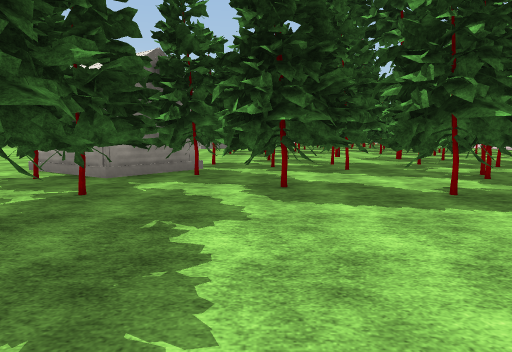
view 1 (above)

24 first-person views from a walk through a scene from a Unity 3-D project. The camera is 1.5 m above the floor, tilts 6° down and sees 70° across. The floor is counted in squares, 2 m on a side. Each view is taken from the middle of a square. On the plan, view 1 faces up. The plan holds only what a view shows up to about 11 squares ahead; the rest is blank. The place goes on beyond the plan. The player character is not drawn. Some surface patterns are stand-ins.

view 2
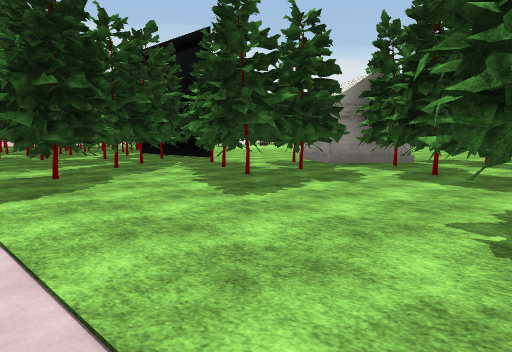

view 3
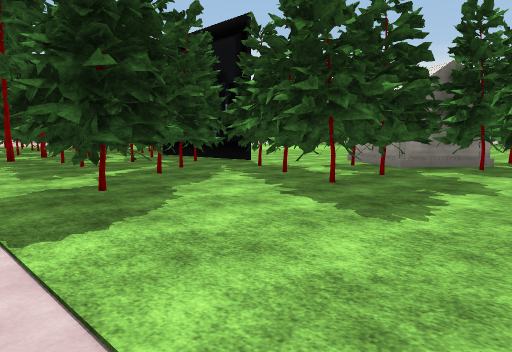

view 4
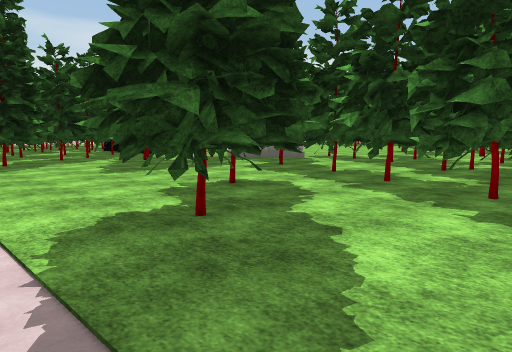

view 5
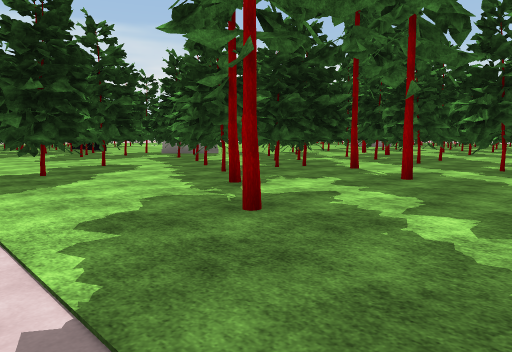

view 6
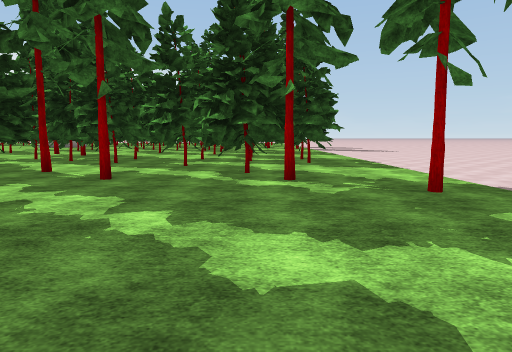

view 7
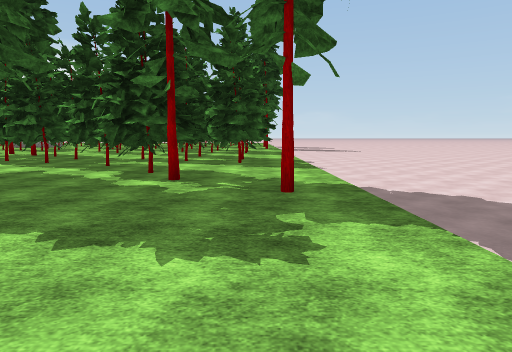

view 8
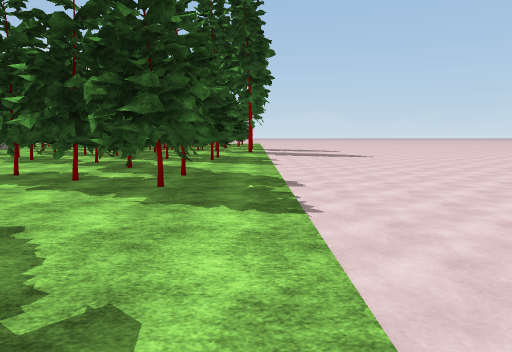

view 9
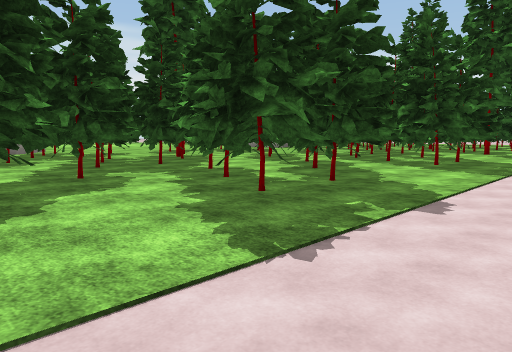

view 10
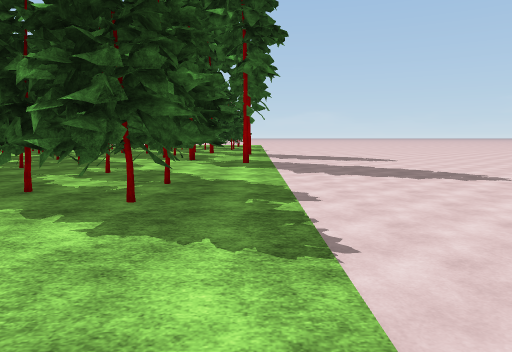

view 11
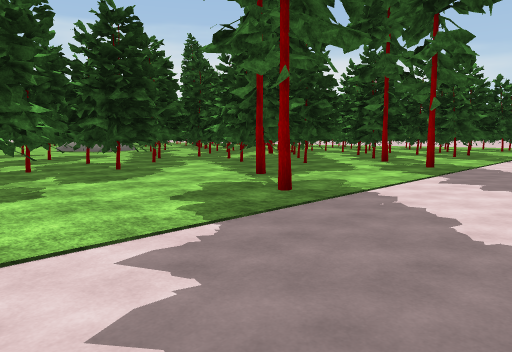

view 12
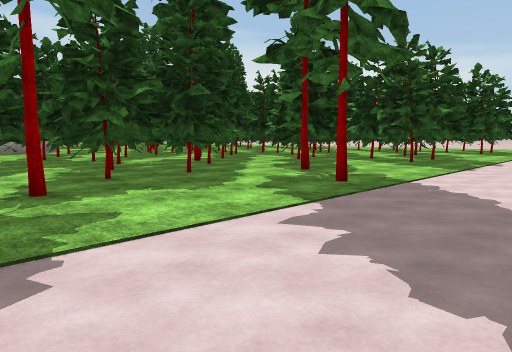

view 13
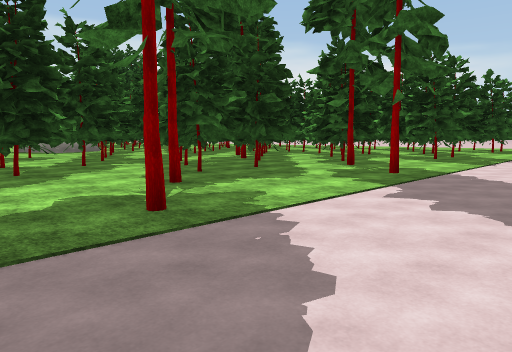

view 14
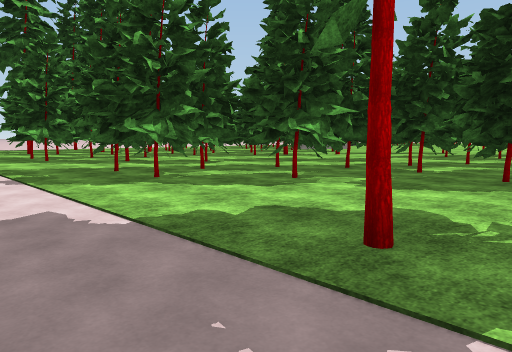

view 15
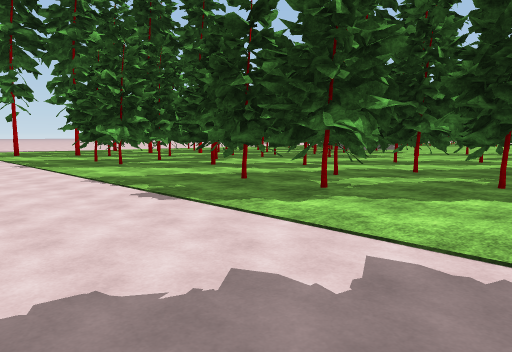

view 16
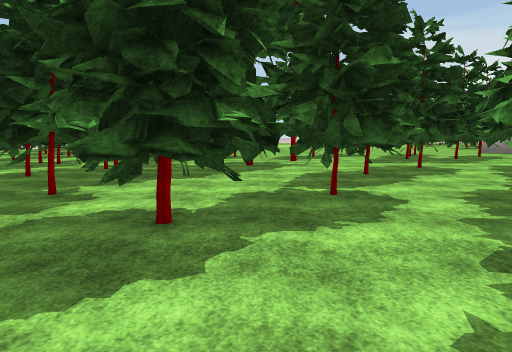

view 17
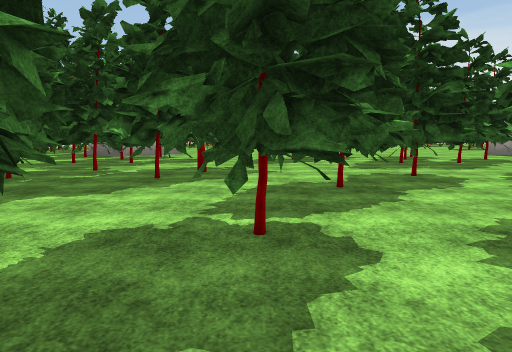

view 18
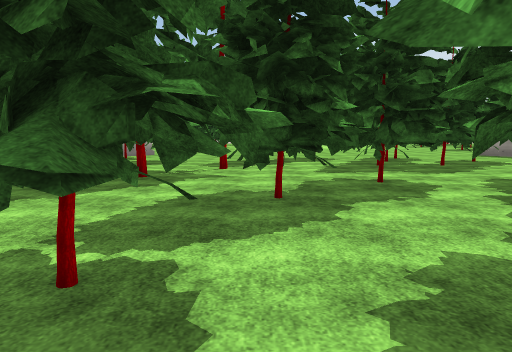

view 19
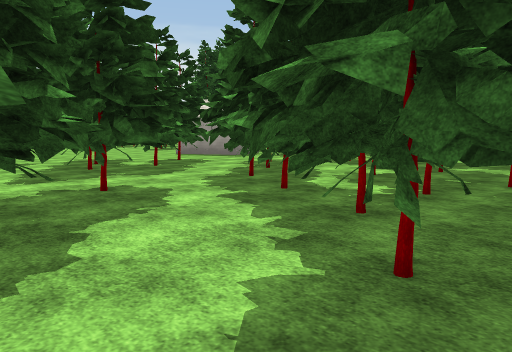

view 20
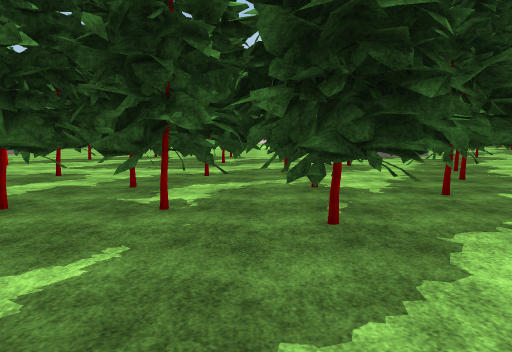

view 21
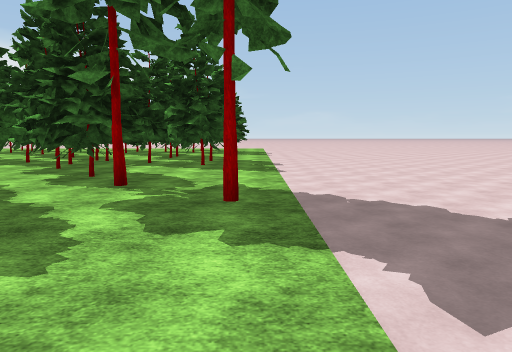

view 22
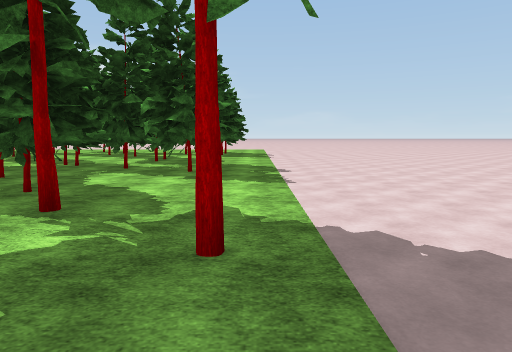

view 23
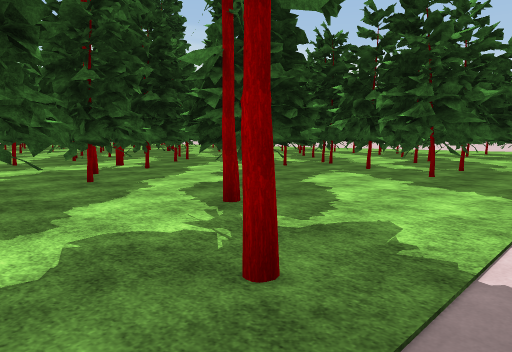

view 24
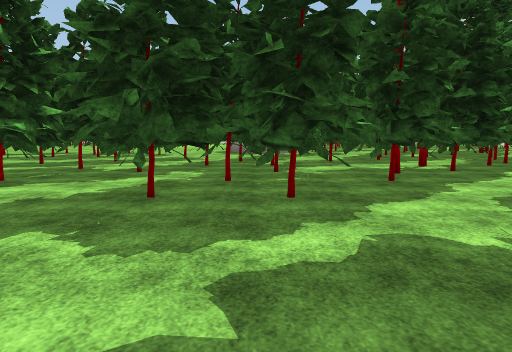

### Floor plan
Key: @ floor where view 1 was taken; # wall or solid block; x gap in a wall; . floor; T tree; I thing the floor can be seen under or through.
Columns run from 12 left of view 1 to 18 right of it. Each row starts with its distance up from view 1.
 34                          ##....
 33                         ###....
 32                         ##.....
 31                        ##......
 30                       ###......
 29                       #..T.....
 28                       ##.......
 27                        ##......
 26                  #     ##.....
 25                 .#  #####......
 24                     ##.#.......
 23                     #....T.....
 22                     #II....T...
 21               #####  II........
 20               ##.#IIIII........
 19               #....IIIIII......
 18               #...I..IIII......
 17               ...II...IIIII....
 16               .....II..IIII....
 15               .....II.I..II....
 14               .T......II.......
 13               ...T# ....I......
 12              #....##...II......
 11           ## ## .####.IIIII....
 10           ##  ########.IIII....
  9       .   #       ###...III....
  8       ..#         .##.##.I.....
  7        .#####    #....#........
  6       ..x...##   ###...##......
  5      .#####.#### ###...##......
  4      ######...##  #..T.........
  3    ####..##....####.......T....
  2    # .##......#####...........
  1 T.## .###.......##...T.......
  0  ......##...@...##...........
 -1      .......................
 -2           .......... .... .

Positions as (right, up) in squares from view 1, and headings:
1: (0, 0), facing up
2: (3, -2), facing up-left
3: (1, -2), facing up-left
4: (7, -2), facing up-left
5: (12, -2), facing up-left
6: (12, -2), facing up
7: (14, -2), facing up
8: (15, 3), facing up
9: (17, 5), facing up-left
10: (15, 11), facing up
11: (18, 18), facing up-left
12: (18, 22), facing up-left
13: (18, 20), facing up-left
14: (17, 23), facing down-left
15: (18, 20), facing down-left
16: (15, 13), facing left
17: (13, 14), facing left
18: (12, 15), facing left
19: (11, 15), facing up-left
20: (13, 21), facing left
21: (15, 23), facing up
22: (15, 25), facing up
23: (16, 26), facing up-left
24: (16, 26), facing left
